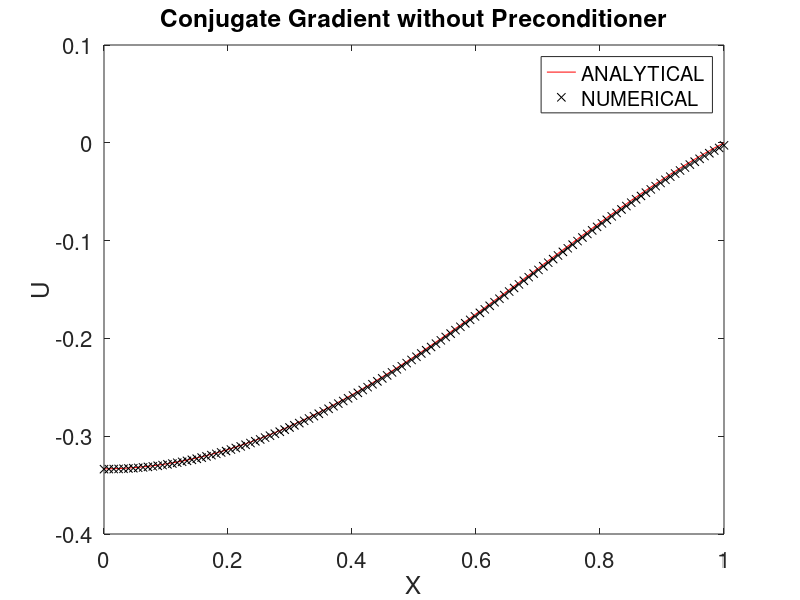
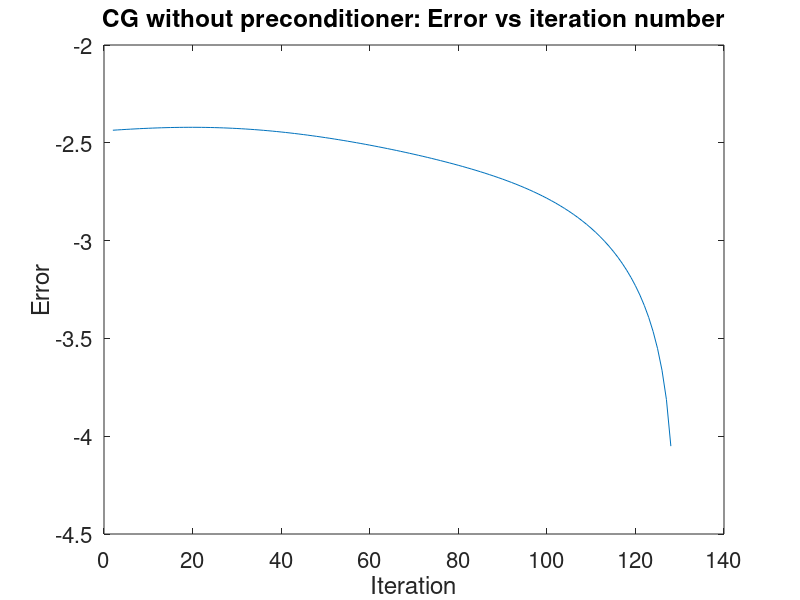

Recreate these plots in MATLAB, in order.
clear all 
clc

jmax = 128;
A = full(gallery('tridiag',jmax,1,-2,1));

A(1,1) = -2; 
A(1,2) = 2;
xspace = linspace(0,1,jmax); %mesh space 
f = 1-2*(xspace'.^2);
dx = 1/(jmax-1);
maxiters = 1000;

%define tolerance 
tol = 1e-4;


%Analytical 

u_analytical = ((xspace.^2)/2)-((xspace.^4)/6)-(1/3);

% define guess parameters 

u = zeros(128,1);
u0 = zeros(128,1);

r = ((dx^2)*f)-A*u;

p0 = r;

err_v = norm(r);

for k = 1:maxiters

    rt = r.';
    pt = p0.';
    w = A*p0;    
        
    alpha = (rt*r)/(pt*w);
    unew = u + alpha.*p0;
    rnew = r-alpha*w;
    rnewt = rnew.';
    u = unew;
    err_v = [err_v,norm(rnew)];
    if (norm(rnew)<tol)
       break      
    end      

    beta = (rnewt*rnew)/(rt*r);    
    
    pnew = rnew+beta*p0;
    
    %update value 
    r = rnew;
    u = unew;
    p0 = pnew;
end


%for convergence analysis 

umuk = u_analytical-unew.'; %u - uk 

umu0 = u_analytical-u0.';

normuksq = umuk*A*umuk.';
normu0sq = umu0*A*umu0.';

lamdamax = max(eig(A));
lamdamin = min(eig(A));

ratio_lamda = lamdamax/lamdamin;

ratio_norm = normuksq/normu0sq;

figure(1)
plot(xspace,u_analytical,'-r');
title('Conjugate Gradient without Preconditioner','FontSize',24)
xlabel('X','FontSize',24)
ylabel('U','FontSize',24)
hold on
plot(xspace,unew,'xk');
xt = get(gca, 'XTick');
set(gca, 'FontSize', 16)
legend('ANALYTICAL','NUMERICAL')


err_v(1) = NaN;
figure(2)
plot(log10(err_v));
title('CG without preconditioner: Error vs iteration number','FontSize',24);
xlabel('Iteration','FontSize',24)
ylabel('Error','FontSize',24)
xt = get(gca, 'XTick');
set(gca, 'FontSize', 16)